Frame 1 (no input): blank canvas, image omitted
Frame 60 (the mouse pressed at the canvas centre just before this capture): blank canvas, image omitted
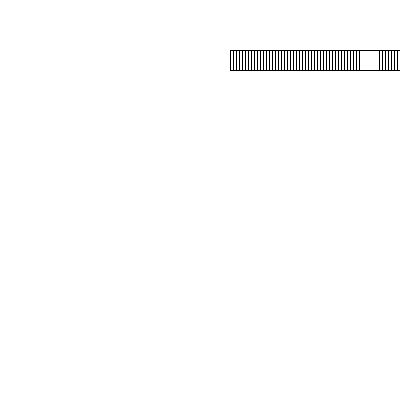
Frame 120 (the mouse held since frame 60 and released just before this capture)

The Processing sketch whose frames 1 and 60 were blank and that drew this single picture after the mouse press (run headless with seeded random() and noise(); from frame 60 on, the mouse is pressed at the canvas centre):

// Processing sketch: processing_52755
// ── processing_52755.pde

/*
 * Four Modes
 *
 * 1) Left click - Positions the square on the canvas
 * 2) Right click (or ctrl + left click)  - Drags the square
 * 3) C key - turns off the collision mode - square disappears off the canvas
 * 4) Up arrow - square rotates upwards / clockwise motion
 * Down arrow - square rotates downwards / counter-clockwise motion
 * Esc - Exits the window
 *
 * Reference
 *
 * Processing: A Programming Handbook for Visual Designers and Artists
 *
 * pg 38, 106-109 - Boolean functions, data conversion
 * pg 133-143 - Rotate, Translation
 * pg 233-234 - KeyPressed
 * pg 395-409 - Using Classes and Objects
 *
 *
 */
 
 
MySquare mys;
int canv_w = 400;
int canv_h = 400;
 
void setup()
{
  size(400, 400);
  background(255);
  mys = new MySquare(50,50,20,20);
}
 
void draw()
{
  if(mys.drag == false){ background(255);}
   
  mys.animate();
  
 if( mousePressed == true )
 {
  if(mouseButton == LEFT){mys.y = mouseY;}
  else{mys.drag = true;}
 }
}
 
 
class MySquare
{
  float x,y,w,h;
  float speed;
  float angle,rads;
   
  boolean collide, demo, translate, drag;
   
  MySquare(float x,float y, float w, float h)
  {
    this.x=x;this.y=y; this.w=w;this.h=h;

    this.speed = 3.0;
    this.angle = 0.0;
    this.collide = true;
    this.demo = false;
    this.drag = false;
  }
   
  void animate()
  {
    if( this.demo == false )
    {
      this.rads = radians(this.angle);
      rotate(this.rads);
       
      if(this.translate == true )
      {
        translate(0,50);
      }
             
      rect(this.x, this.y, this.w, this.h);
       
      this.x+=this.speed;
       
      if( this.collide == true ){ this.bounce();}
      else{
        delay(10);
        fill(0);
      }
    }
    else{
       
      this.x+=this.speed;   
      this.angle++;
      this.rads = radians(this.angle);
       
      rotate(this.rads);
      rect(this.x, this.y, this.w, this.h);
      this.bounce();
       
    }
  }
   
  void bounce()
  {
    if( this.x + this.w > canv_w )
    {
      this.speed*=-1;
    }else if( this.speed < 0 )
    {
      if( this.x <= 0 )
      {
        this.speed*=-1;
      }
    }
  }
   
   
}
 
void keyPressed()
{
  if( key == CODED )
  {
    if( keyCode == UP )
    {   mys.angle-=2;}
    else if( keyCode == DOWN )
    {   mys.angle+=2;}
    else if( keyCode == ESC )
    {  if(mys.collide == false){exit();}}
  }
  else{
    if( key == 'c' )
    {  mys.collide = false;}
    else if(key == ENTER)
    {  mys.angle = 0;}
    else if( key == 't')
    {
      if( mys.translate == true )
      {
        mys.translate = false;
      }else
      {
        mys.translate = true;
      }
    }
  }
}
